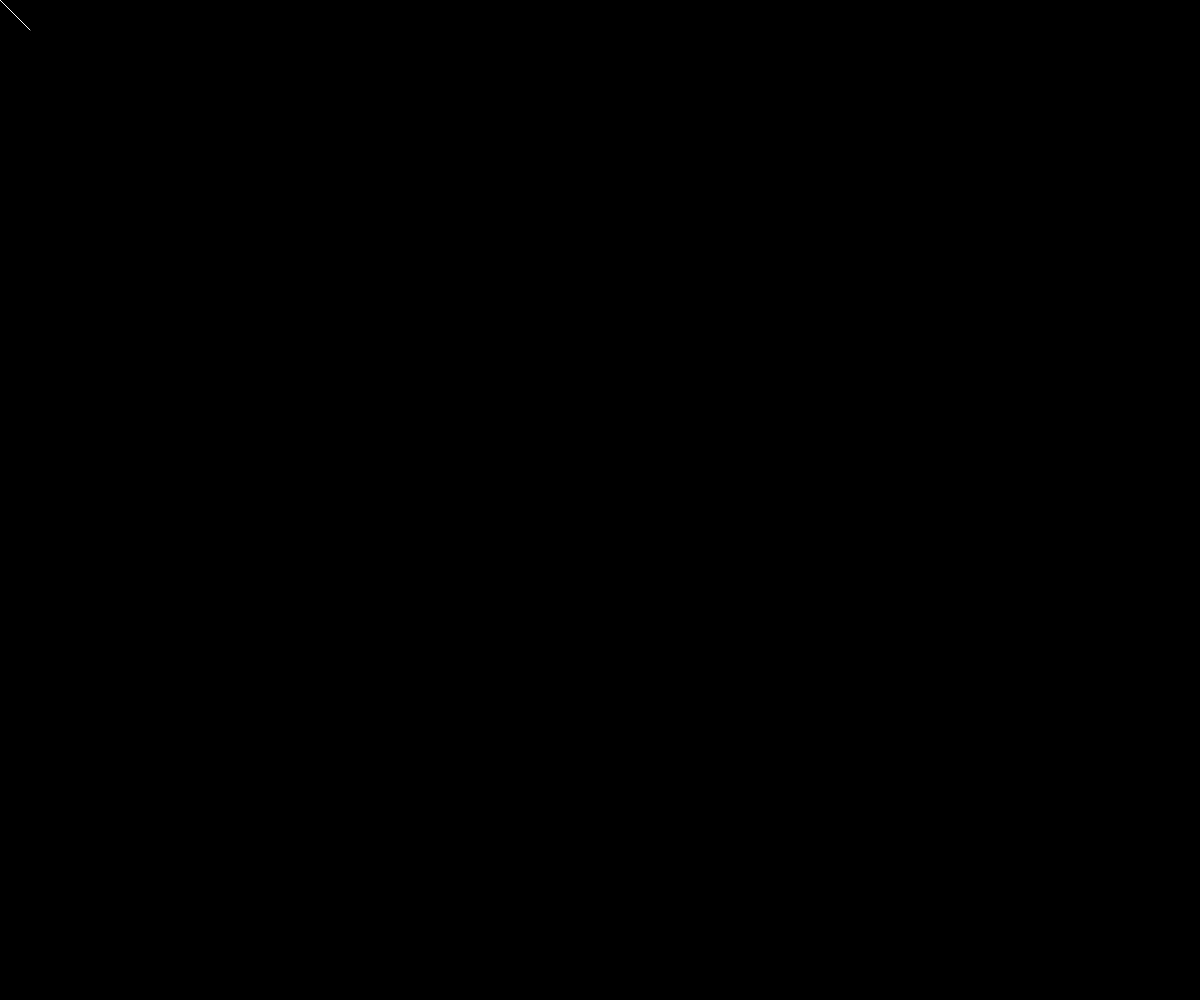
Frame 1 (no input)
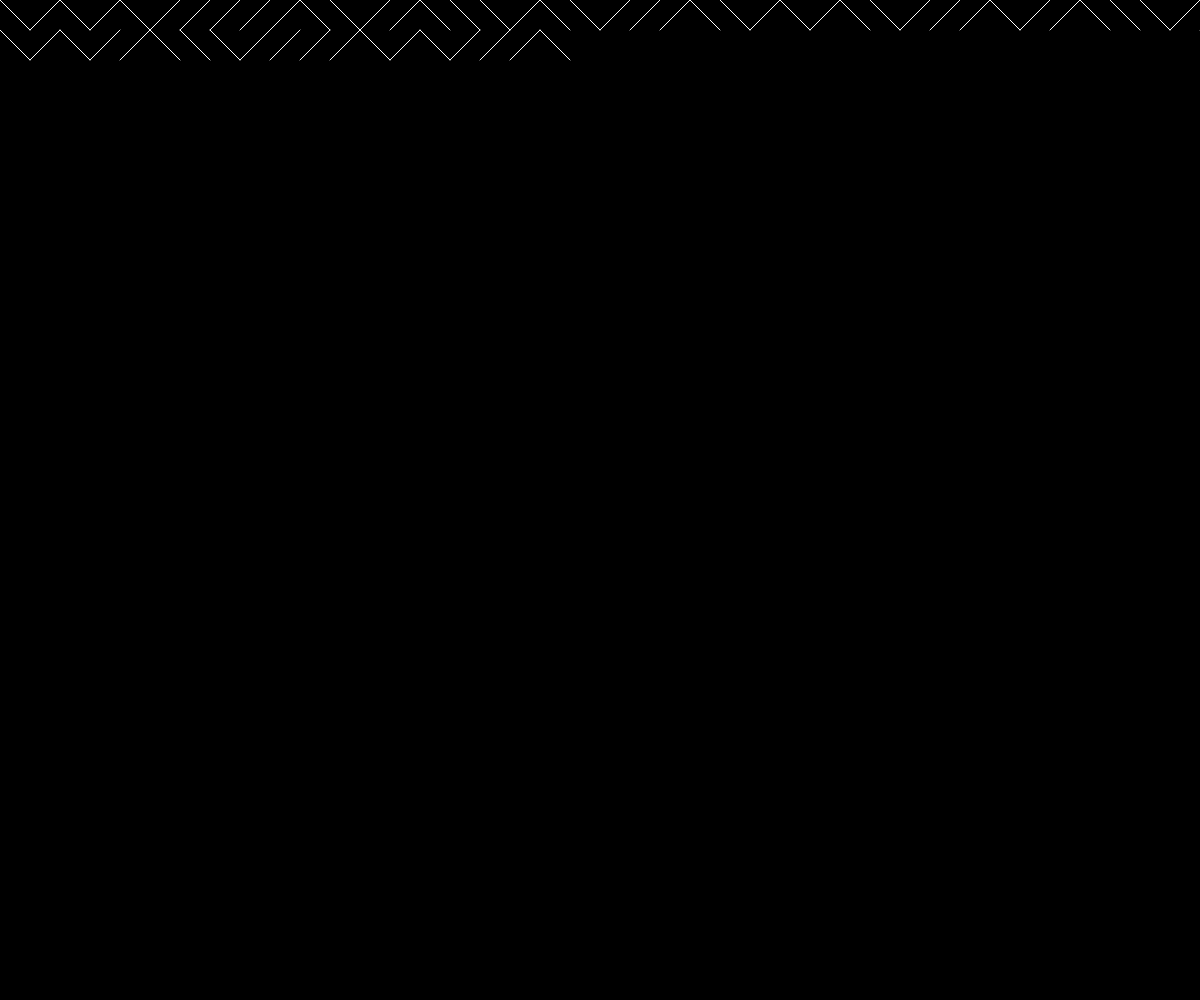
Frame 60 (no input)
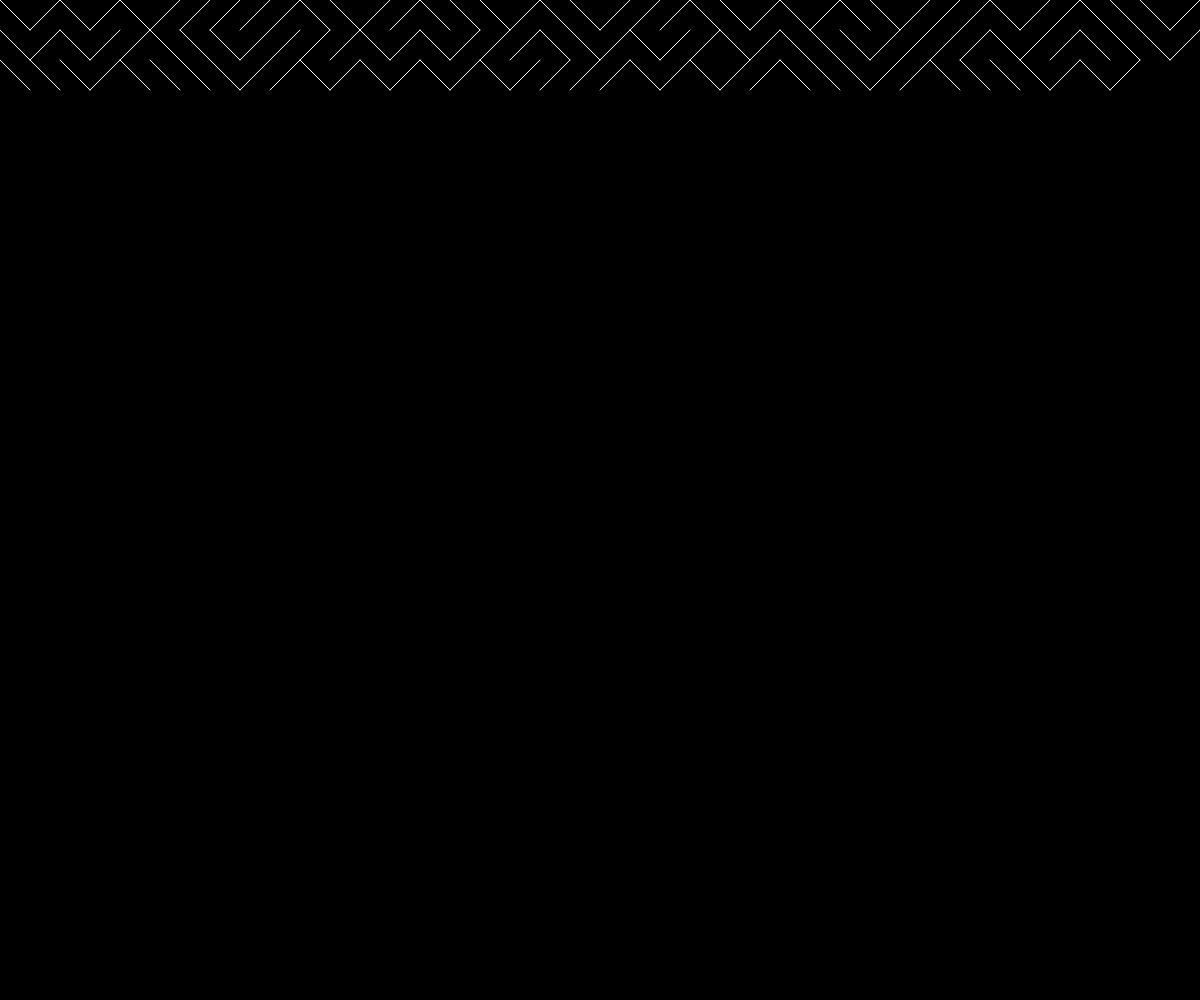
Frame 120 (the mouse pressed at the canvas centre since frame 60)

The p5.js sketch that drew these frames (run headless with seeded random() and noise() and a simulated clock; from frame 60 on, the mouse is pressed at the canvas centre):

// p5.js sketch
// ── sketch.js
let x = 0;
let y = 0;
let spacing = 30;

function setup() {
	createCanvas(window.innerWidth, window.innerHeight);
	background(0);
	frameRate(180);
}

function draw() {
	stroke(255);
	if(random(1) > 0.5) {
		line(x, y, x + spacing, y + spacing);
	} else {
		line(x, y + spacing, x + spacing, y);
	}

	x = x + spacing;

	if(x > width) {
		x = 0;
		y = y + spacing;
		if(y > height) {
			background(0);
			y = 0;
			x = 0;
		}
	}
}
